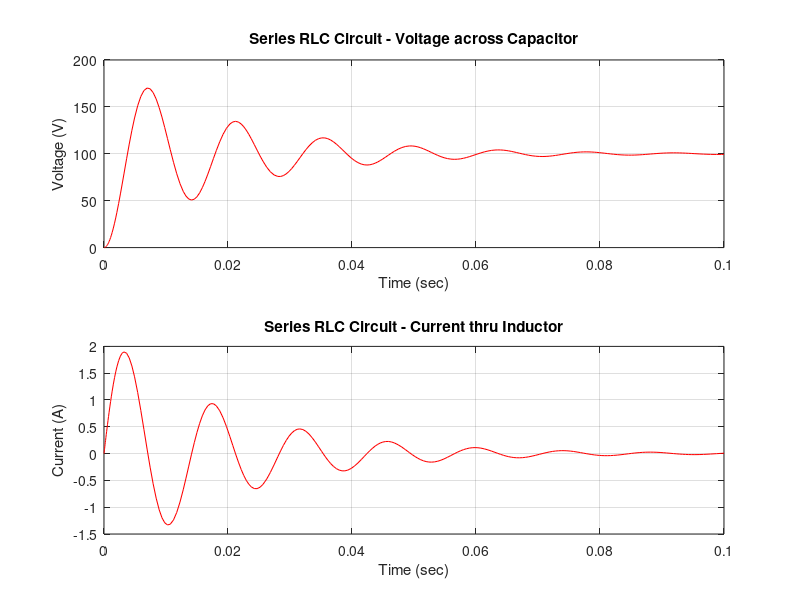

Write the MATLAB code that produced this figure.
% Matlab Code for Series RLC Circuit modeling..
% Praviraj PG (pravirajpg@gmail.com) - Rev 0, 19-Sep-2019
% Solve using ODE45 function with the State-Space Model

function ppgrlcckt

    T = 0.1;           % Simulation Time..
    x0 =  [0; 0];      % Initial Conditions

    % Call MATLAB/Octave ODE45 for Solving..
    % A State-Space model of Series RLC Circuit is implemented inside 
    % the function "RLCcktfcn" below
    tspan = [0, T];
    [t, x] = ode45(@(t,x) RLCcktfcn(t,x), tspan, x0); 

    % Plot Current thru Inductor & Voltage across Capacitor
    Ii = x(:,1);    Vc = x(:,2);
    
    subplot(2,1,1); plot(t, Vc, 'r', 'linewidth',0.75); grid on;
    title('Series RLC Circuit - Voltage across Capacitor'); 
    xlabel('Time (sec)'); ylabel('Voltage (V)');
    
    subplot(2,1,2); plot(t, Ii, 'r', 'linewidth',0.75); grid on;
    title('Series RLC Circuit - Current thru Inductor'); 
    xlabel('Time (sec)'); ylabel('Current (A)');
end
%--------------------------------------------------------------------

%--------------------------------------------------------------------
% Model Series RLC Circuit function..
function y = RLCcktfcn(t,x)
    R = 10;               % Resistance (Series RL Branch), Ohms..
    L = 100e-3;           % Inductance (Series RL Branch), H..
    C = 50e-6;            % Capacitor (Series RLC Branch), F
    Vi = 100;             % Input Voltage

    % RLC Circuit Dynamic - State-Space Model..
    % y(1) = d (Ii);    y(2) = d (Vc);
    %        /dt               /dt
    y = [-R/L, -1/L; 1/C, 0]*x + [1/L; 0]*Vi;
end
